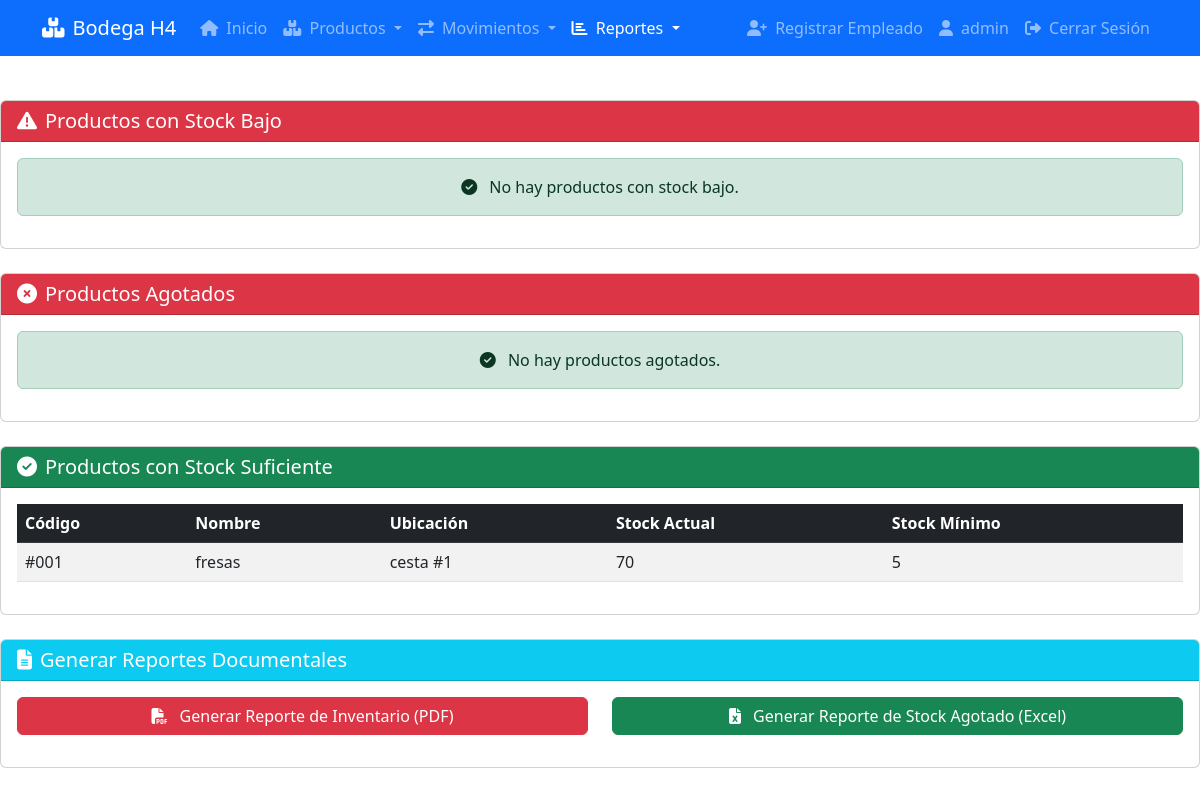
Page /reportes (signed in) on the committed database.
### tables this page shows
CREATE TABLE `productos` (
  `id` int(11) NOT NULL,
  `codigo` varchar(50) NOT NULL,
  `nombre` varchar(100) NOT NULL,
  `descripcion` text DEFAULT NULL,
  `categoria` varchar(50) DEFAULT NULL,
  `ubicacion` varchar(50) NOT NULL,
  `cantidad` int(11) NOT NULL DEFAULT 0,
  `stock_minimo` int(11) NOT NULL DEFAULT 5,
  `fecha_creacion` timestamp NOT NULL DEFAULT current_timestamp(),
  `fecha_actualizacion` timestamp NOT NULL DEFAULT current_timestamp() ON UPDATE current_timestamp()
);

### app/controllers/BaseController.php (called while the page is built, shortened)
<?php
class BaseController {
    protected $flashMessages = [];
    protected function render($viewPath, $data = []) {
        $data['flashMessages'] = $this->flashMessages;
        extract($data);
        require_once __DIR__ . '/../views/layouts/header.php';
        require_once __DIR__ . '/../views/' . $viewPath . '.php';
    }
}
?>

### app/controllers/ReportController.php (called while the page is built, shortened)
<?php
class ReportController extends BaseController {
    private $productModel;
    public function __construct(PDO $conn) {
        $this->productModel = new Product($conn);
    }
    public function stockReports() {
        $productos_bajo_stock = $this->productModel->getProductsBelowMinStock();
        $productos_agotados = $this->productModel->getOutOfStockProducts();
        $productos_ok = $this->productModel->getSufficientStockProducts();
        $title = "Reportes de Stock";
        $this->render('reports/stock_reports', [
            'title' => $title,
            'productos_bajo_stock' => $productos_bajo_stock,
            'productos_agotados' => $productos_agotados,
            'productos_ok' => $productos_ok
        ]);
    }
}

### app/models/Product.php (called while the page is built, shortened)
<?php
class Product {
    private $conn;
    public function __construct(PDO $conn) {
        $this->conn = $conn;
    }
    public function getSufficientStockProducts() {
        $stmt = $this->conn->query("SELECT * FROM productos WHERE cantidad > stock_minimo ORDER BY nombre");
        return $stmt->fetchAll(PDO::FETCH_ASSOC);
    }
}

### app/views/reports/stock_reports.php (the view, shortened to what this page needs)
<?php
$base_url = (isset($_SERVER['HTTPS']) && $_SERVER['HTTPS'] === 'on' ? "https" : "http") . "://" . $_SERVER['HTTP_HOST'];
$script_name = dirname($_SERVER['SCRIPT_NAME']);
$base_url .= ($script_name === '/' || $script_name === '\\') ? '' : $script_name;
?>
<div class="card mb-4">
    <div class="card-header bg-danger text-white">
        <h5 class="mb-0"><i class="fas fa-exclamation-triangle me-2"></i>Productos con Stock Bajo</h5>
    </div>
    <div class="card-body">
        <?php if (!empty($productos_bajo_stock)): ?>
            <div class="table-responsive">
                <table class="table table-striped table-hover">
                    <thead class="table-dark">
                        <tr>
                            <th>Código</th>
                            <th>Nombre</th>
                            <th>Ubicación</th>
                            <th>Stock Actual</th>
                            <th>Stock Mínimo</th>
                        </tr>
                    </thead>
                    <tbody>
                        <?php foreach ($productos_bajo_stock as $producto): ?>
                            <tr class="table-warning">
                                <td><?php echo htmlspecialchars($producto['codigo']); ?></td>
                                <td><?php echo htmlspecialchars($producto['nombre']); ?></td>
                                <td><?php echo htmlspecialchars($producto['ubicacion']); ?></td>
                                <td><?php echo htmlspecialchars($producto['cantidad']); ?></td>
                                <td><?php echo htmlspecialchars($producto['stock_minimo']); ?></td>
                            </tr>
                        <?php endforeach; ?>
                    </tbody>
                </table>
            </div>
        <?php else: ?>
            <div class="alert alert-success text-center">
                <i class="fas fa-check-circle me-2"></i> No hay productos con stock bajo.
            </div>
        <?php endif; ?>
    </div>
</div>
<div class="card mb-4">
    <div class="card-header bg-danger text-white">
        <h5 class="mb-0"><i class="fas fa-times-circle me-2"></i>Productos Agotados</h5>
    </div>
    <div class="card-body">
        <?php if (!empty($productos_agotados)): ?>
            <div class="table-responsive">
                <table class="table table-striped table-hover">
                    <thead class="table-dark">
                        <tr>
                            <th>Código</th>
                            <th>Nombre</th>
                            <th>Ubicación</th>
                            <th>Stock Actual</th>
                        </tr>
                    </thead>
                    <tbody>
                        <?php foreach ($productos_agotados as $producto): ?>
                            <tr class="table-danger">
                                <td><?php echo htmlspecialchars($producto['codigo']); ?></td>
                                <td><?php echo htmlspecialchars($producto['nombre']); ?></td>
                                <td><?php echo htmlspecialchars($producto['ubicacion']); ?></td>
                                <td><?php echo htmlspecialchars($producto['cantidad']); ?></td>
                            </tr>
                        <?php endforeach; ?>
                    </tbody>
                </table>
            </div>
        <?php else: ?>
            <div class="alert alert-success text-center">
                <i class="fas fa-check-circle me-2"></i> No hay productos agotados.
            </div>
        <?php endif; ?>
    </div>
</div>
<div class="card">
    <div class="card-header bg-success text-white">
        <h5 class="mb-0"><i class="fas fa-check-circle me-2"></i>Productos con Stock Suficiente</h5>
    </div>
    <div class="card-body">
        <?php if (!empty($productos_ok)): ?>
            <div class="table-responsive">
                <table class="table table-striped table-hover">
                    <thead class="table-dark">
                        <tr>
                            <th>Código</th>
                            <th>Nombre</th>
                            <th>Ubicación</th>
                            <th>Stock Actual</th>
                            <th>Stock Mínimo</th>
                        </tr>
                    </thead>
                    <tbody>
                        <?php foreach ($productos_ok as $producto): ?>
                            <tr>
                                <td><?php echo htmlspecialchars($producto['codigo']); ?></td>
                                <td><?php echo htmlspecialchars($producto['nombre']); ?></td>
                                <td><?php echo htmlspecialchars($producto['ubicacion']); ?></td>
                                <td><?php echo htmlspecialchars($producto['cantidad']); ?></td>
                                <td><?php echo htmlspecialchars($producto['stock_minimo']); ?></td>
                            </tr>
                        <?php endforeach; ?>
                    </tbody>
                </table>
            </div>
        <?php else: ?>
            <div class="alert alert-info text-center">
                <i class="fas fa-info-circle me-2"></i> No hay productos con stock suficiente.
            </div>
        <?php endif; ?>
    </div>
</div>
<div class="card mt-4">
    <div class="card-header bg-info text-white">
        <h5 class="mb-0"><i class="fas fa-file-alt me-2"></i>Generar Reportes Documentales</h5>
    </div>
    <div class="card-body">
        <div class="row">
            <div class="col-md-6 mb-3">
                <a href="<?php echo htmlspecialchars($base_url); ?>/reportes/pdf" class="btn btn-danger w-100">
                    <i class="fas fa-file-pdf me-2"></i> Generar Reporte de Inventario (PDF)
                </a>
            </div>
            <div class="col-md-6 mb-3">
                <a href="<?php echo htmlspecialchars($base_url); ?>/reportes/excel" class="btn btn-success w-100">
                    <i class="fas fa-file-excel me-2"></i> Generar Reporte de Stock Agotado (Excel)
                </a>
            </div>
        </div>
    </div>
</div>

### app/views/layouts/header.php (style rules this page uses)
.card { margin-bottom: 20px; }
.table-responsive { overflow-x: auto; }

### rows in the picture
productos: codigo "#001", nombre "fresas", ubicacion "cesta #1", cantidad "70", stock_minimo "5"

### other values in the picture
$_SESSION['usuario'] "admin"
